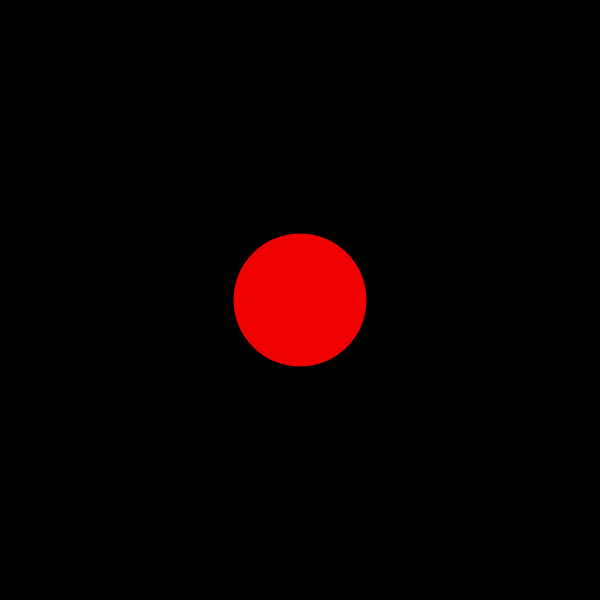
Frame 1 (no input)
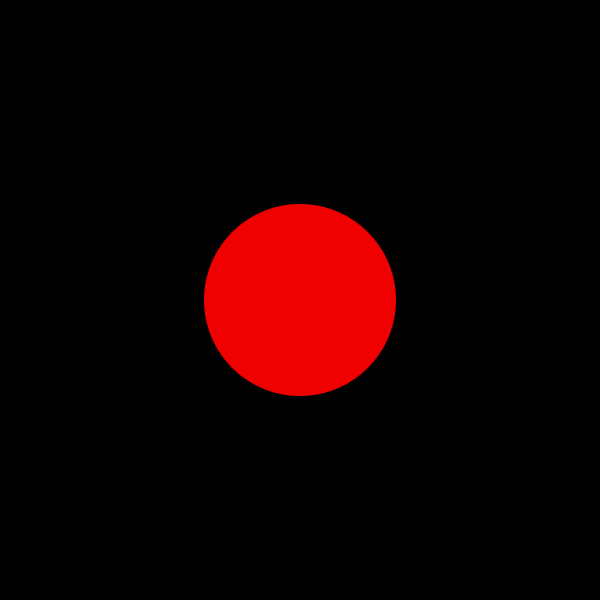
Frame 60 (the mouse pressed at the canvas centre just before this capture)
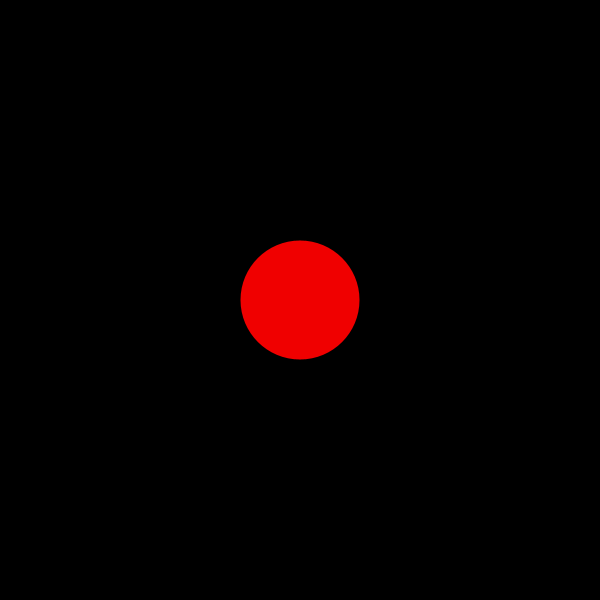
Frame 120 (the mouse held since frame 60 and released just before this capture)

The Processing sketch that drew these frames (run headless with seeded random() and noise(); from frame 60 on, the mouse is pressed at the canvas centre):

// Processing sketch: intro_objet
// ── intro_objet.pde
// renaud.jean-francois(arobas)uqam(point)ca
// Syntaxe Processing version 3.3.6
// mardi, 3 octobre 2017

// Array classique dans Processing :
float [] mon_tableau = new float[10];

// Tableau Java :
ArrayList<Flocon> flocons = new ArrayList<Flocon>();

Flocon f1, f2;

void setup() {
  size(600, 600);
  background(0);
  fill(255);
  noStroke();
  f1 = new Flocon();


  f2 = new Flocon(50, color(240, 0, 0));
}

void draw() {
  background(0);

  f1.update();
  f1.display();
}


void mousePressed() {
  f1 = new Flocon();
  println(f1.taille);
}



class Flocon {
  // Variables membres
  int taille;
  color couleur;
  boolean agrandir;

  // Constructeur(s)
  Flocon() {
    taille = int(random(10, 200));
    couleur = color(240, 0, 0);
    agrandir = true;
  }

  Flocon(int _t) {
    taille = _t;
    couleur = color(240, 0, 0);
    agrandir = true;
  }

  Flocon(int _t, color _c) {
    taille = _t;
    couleur = _c;
    agrandir = true;
  }

  // Méthodes
  void update() {
    
    //if (taille >= width-100) {
    //  taille = width-100;
    //} else {
    //  taille++;
    //}
    
    
    
    if (taille >= width-100) {
      agrandir = false;
    } else if (taille <= 10) {
      agrandir = true;
    }

    if (agrandir) {
      taille ++;
    } else {
      taille --;
    }
  }

  void display() {
    noStroke();
    fill(couleur);
    ellipse(width/2, height/2, taille, taille);
  }
}
